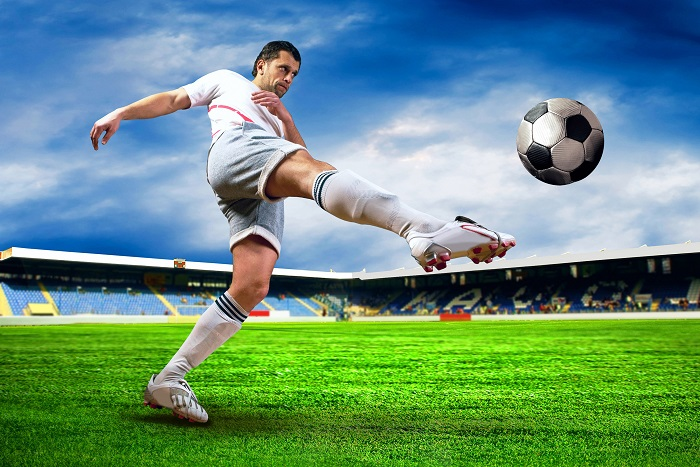
#> input picture image processing/resimler/futbol.jpg, 700 x 467 px, given in place of the camera
$ python ornek4.py   (older library calls are emulated)
#> lines starting #> are read from the running program, lines starting #| are printed output that depends on the picture; after the words box and inside, x2 and y2 are one past the last pixel; in counts of white or black regions, pixels touching at a corner belong together
#-*-coding: cp1254-*-
###Renk Filtresi###

import numpy as np
import cv2

greenLower = np.array([50, 100, 100])
greenUpper = np.array([70, 255, 255])

cam=cv2.VideoCapture(0)

while(1):
	_,frame=cam.read()
#> frame is the input picture: shape (467, 700, 3); mean B, G, R 125.1, 144.8, 101.9

	blurred=cv2.GaussianBlur(frame,(11,11),0)
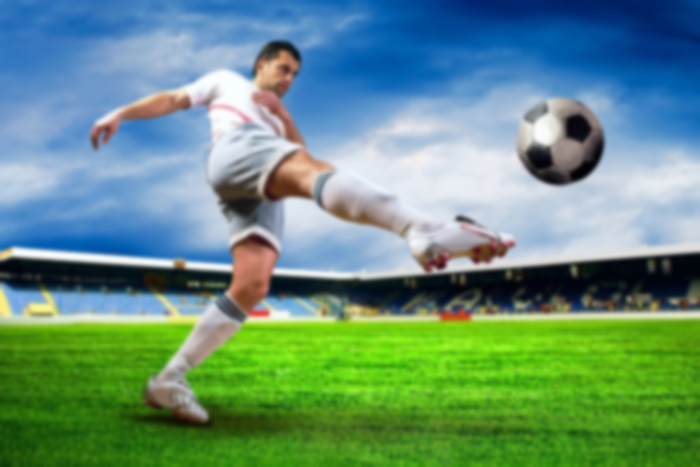
#> blurred: shape (467, 700, 3); mean B, G, R 125.1, 144.8, 101.9
	hsv=cv2.cvtColor(frame,cv2.COLOR_BGR2HSV)
#> hsv: shape (467, 700, 3); mean H, S, V 80.3, 150, 169.9

	mask=cv2.inRange(hsv,greenLower,greenUpper)
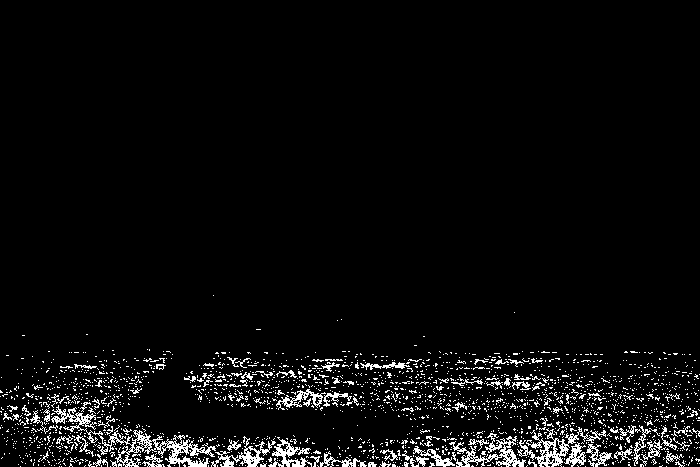
#> mask: shape (467, 700); 4.7% white in thin lines or dots, all inside (x1, y1, x2, y2) = (0, 295, 700, 467)
	mask=cv2.erode(mask,None,iterations=2)
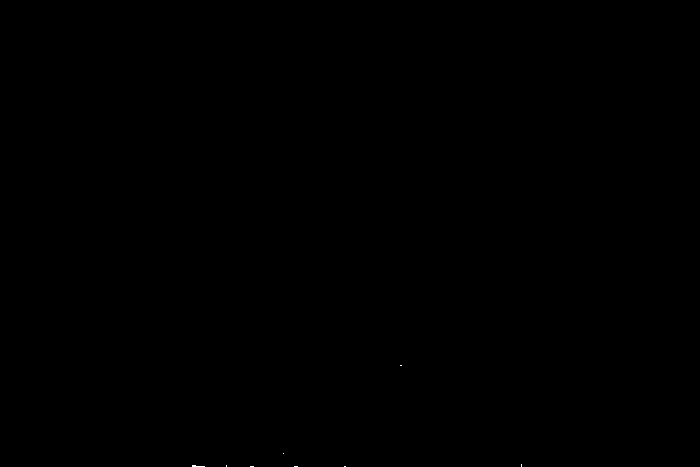
#> mask: shape (467, 700); 0.01% white in thin lines or dots, all inside (x1, y1, x2, y2) = (192, 365, 522, 467)
	mask=cv2.dilate(mask,None,iterations=2)
#> mask: shape (467, 700); 0.07% white; 8 white regions (1 under 20 px)

	_,cnts,_=cv2.findContours(mask.copy(),cv2.RETR_EXTERNAL,cv2.CHAIN_APPROX_SIMPLE)
#> cnts = 8 contours, 6 with area under 20; largest, box (x1, y1, x2, y2) and area: (190, 463, 207, 467) 40, (398, 363, 404, 368) 20
	center= None

	if len(cnts)>0:
		c=max(cnts,key=cv2.contourArea)
#> c = [[190, 463], [190, 466], [206, 466], [206, 464], [198, 464], [197, 463]]
		((x,y),radius)=cv2.minEnclosingCircle(c)
#> x = 198; y = 464.5; radius = 8.14
		M = cv2.moments(c)
#> M = moments, m00 39.5, centre m10/m00, m01/m00 = (197.2, 464.7)
		center = (int(M["m10"] / M["m00"]), int(M["m01"] / M["m00"]))
#> center = (197, 464)
		if radius >10:
			cv2.circle(frame,(int(x),int(y)),int(radius),(0,255,255),2)
			cv2.circle(frame,center,5,(0,0,255),-1)

	cv2.imshow("frame",frame)
	if cv2.waitKey(1) & 0xff == 27:
#> (key Esc is pressed here)
		break

cam.release()
cv2.destroyAllWindows()
